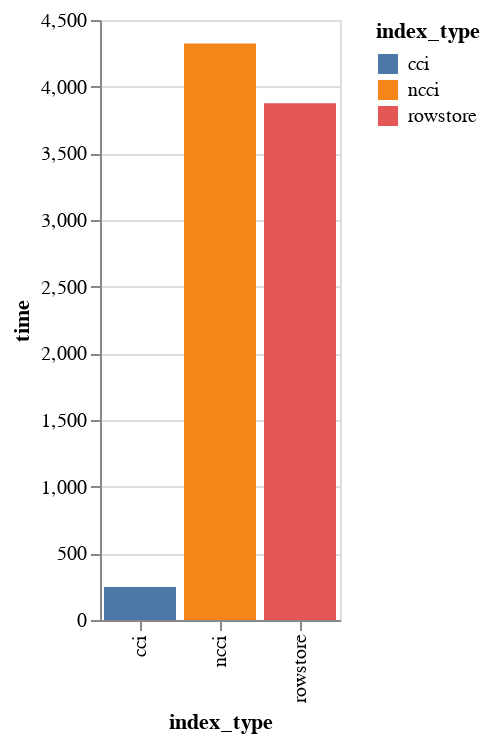

The cell this chart's notebook holds for it:
### Markdown cell above
### Comparing timings between different indexes

As we can see in the chart below there is drastic difference in time between clustered columnstore index and rowstore index. Because CCI is optimized for such workload and we are able to fully utilize the spark cluster to concurrently import the data, CCI performs bulk insert order of magnitude faster than rowstore index. Nonclustered Column Store Index does not have the same benefit as CCI. Even though both CCI and NCCI are based on same underlying *columnar* format, NCCI is a secondary index and the physical storage of data depends upon clustered rowstore index on Primary Key. So the performance of bulk import in NCCI is similar to that of rowstore. Inevitably either rowstore or NCCI would have performed better in this run however on average, when I ran this notebook multiple times, the rowstore and NCCI performed nearly identical. The real benefit of using NCCI is ability to perform real time analytics. Refer to [this guide](https://docs.microsoft.com/en-us/sql/relational-databases/indexes/columnstore-indexes-design-guidance?view=sql-server-ver15#choose-the-best-columnstore-index-for-your-needs) to choose best columnstore index for your needs.

### Code cell
#hide_input
import altair as alt

alt.Chart(p_df).mark_bar().encode(
    x='index_type:N',
    y='time:Q',
    color='index_type:N',
    #column='store_sk:N',
    tooltip=[alt.Tooltip('time:Q')]
).properties(
    width=alt.Step(40)  # controls width of bar.
)

### Figure 1 — Vega-Lite specification as saved in the notebook (floating-point values rounded to 4 significant figures)
{"config": {"view": {"continuousWidth": 400, "continuousHeight": 300}}, "data": {"name": "data-d3ea0fe5d88c6fc0ac5e13a829b49417"}, "mark": "bar", "encoding": {"color": {"type": "nominal", "field": "index_type"}, "tooltip": [{"type": "quantitative", "field": "time"}], "x": {"type": "nominal", "field": "index_type"}, "y": {"type": "quantitative", "field": "time"}}, "width": {"step": 40}, "$schema": "https://vega.github.io/schema/vega-lite/v4.8.1.json", "datasets": {"data-d3ea0fe5d88c6fc0ac5e13a829b49417": [{"index_type": "rowstore", "time": 3876.0}, {"index_type": "cci", "time": 246.9}, {"index_type": "ncci", "time": 4324.0}]}}
